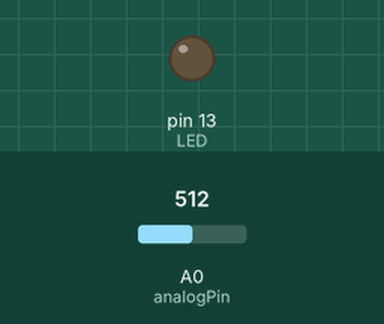
Simulated run of this sketch. Board: Arduino Uno, built with avr-gcc and run on an emulated ATmega328P. Parts: output pins drawn as LEDs (lit = HIGH). Inputs (shaded band) come from the test bench; at power-on: A0 (analogPin) = 512.

Above: at 1.2 s.
1.3 s: A0 (analogPin) set to 884
2.8 s: A0 (analogPin) set to 909
At 3.7 s:
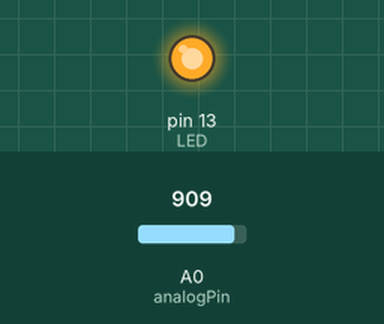
4.3 s: A0 (analogPin) set to 890
At 4.9 s:
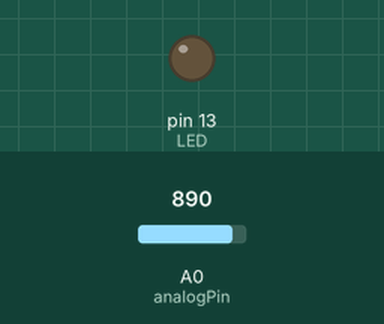
5.8 s: A0 (analogPin) set to 900
At 7.2 s:
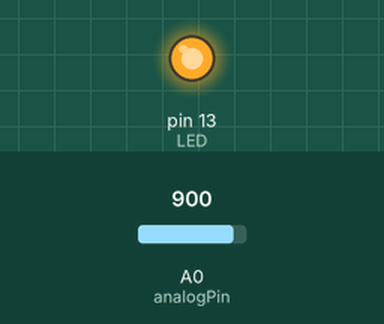
Timing chart, 0 to 8.3 s (numbered marks = the images above; inputs shaded):
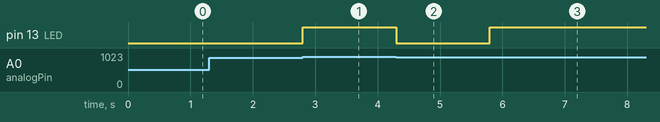

The sketch:

AlbortanteP3.ino
```cpp
int analogPin=0;
int valorLDR=0;
int umbralNumber=900;// Ejemplo puede ser cualquier numero deseable
int LED=13;
void setup(){
  pinMode(LED, OUTPUT);
  Serial.begin(9600);
}
void loop(){
  valorLDR=analogRead(analogPin);
  if (valorLDR >= umbralNumber){
    digitalWrite(LED, HIGH);
  }
  else{
    digitalWrite(LED, LOW);
  }
}
```

Measured:
- the behaviour switches between 899 and 900 on A0 (analogPin) (found by bisection; images 0 and 1)
- after the input at 1.3 s, every drawn part: stays the same
- after the input at 2.8 s, pin 13 (LED): LOW → HIGH at once
- after the input at 4.3 s, pin 13 (LED): HIGH → LOW at once
- after the input at 5.8 s, pin 13 (LED): LOW → HIGH at once
